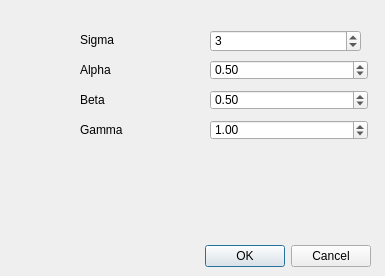
<?xml version="1.0" encoding="UTF-8"?>
<ui version="4.0">
 <class>LinearCombinationOptions</class>
 <widget class="QDialog" name="LinearCombinationOptions">
  <property name="geometry">
   <rect>
    <x>0</x>
    <y>0</y>
    <width>385</width>
    <height>276</height>
   </rect>
  </property>
  <property name="windowTitle">
   <string>Linear combination of eigenvalues dataset</string>
  </property>
  <widget class="QDialogButtonBox" name="buttonBox">
   <property name="geometry">
    <rect>
     <x>30</x>
     <y>240</y>
     <width>341</width>
     <height>32</height>
    </rect>
   </property>
   <property name="orientation">
    <enum>Qt::Horizontal</enum>
   </property>
   <property name="standardButtons">
    <set>QDialogButtonBox::Cancel|QDialogButtonBox::Ok</set>
   </property>
  </widget>
  <widget class="QDoubleSpinBox" name="alphaEditor">
   <property name="geometry">
    <rect>
     <x>210</x>
     <y>60</y>
     <width>158</width>
     <height>20</height>
    </rect>
   </property>
   <property name="value">
    <double>0.500000000000000</double>
   </property>
  </widget>
  <widget class="QLabel" name="alphaLabel">
   <property name="geometry">
    <rect>
     <x>80</x>
     <y>60</y>
     <width>70</width>
     <height>20</height>
    </rect>
   </property>
   <property name="text">
    <string>Alpha</string>
   </property>
  </widget>
  <widget class="QDoubleSpinBox" name="gammaEditor">
   <property name="geometry">
    <rect>
     <x>210</x>
     <y>120</y>
     <width>158</width>
     <height>20</height>
    </rect>
   </property>
   <property name="value">
    <double>1.000000000000000</double>
   </property>
  </widget>
  <widget class="QLabel" name="gammaLabel">
   <property name="geometry">
    <rect>
     <x>80</x>
     <y>120</y>
     <width>70</width>
     <height>20</height>
    </rect>
   </property>
   <property name="text">
    <string>Gamma</string>
   </property>
  </widget>
  <widget class="QDoubleSpinBox" name="betaEditor">
   <property name="geometry">
    <rect>
     <x>210</x>
     <y>90</y>
     <width>158</width>
     <height>20</height>
    </rect>
   </property>
   <property name="value">
    <double>0.500000000000000</double>
   </property>
  </widget>
  <widget class="QLabel" name="betaLabel">
   <property name="geometry">
    <rect>
     <x>80</x>
     <y>90</y>
     <width>70</width>
     <height>20</height>
    </rect>
   </property>
   <property name="text">
    <string>Beta</string>
   </property>
  </widget>
  <widget class="QLabel" name="sigmaLabel">
   <property name="geometry">
    <rect>
     <x>80</x>
     <y>30</y>
     <width>70</width>
     <height>20</height>
    </rect>
   </property>
   <property name="text">
    <string>Sigma</string>
   </property>
  </widget>
  <widget class="QSpinBox" name="sigmaEditor">
   <property name="geometry">
    <rect>
     <x>210</x>
     <y>30</y>
     <width>151</width>
     <height>22</height>
    </rect>
   </property>
   <property name="value">
    <number>3</number>
   </property>
  </widget>
 </widget>
 <resources/>
 <connections>
  <connection>
   <sender>buttonBox</sender>
   <signal>accepted()</signal>
   <receiver>LinearCombinationOptions</receiver>
   <slot>accept()</slot>
   <hints>
    <hint type="sourcelabel">
     <x>248</x>
     <y>254</y>
    </hint>
    <hint type="destinationlabel">
     <x>157</x>
     <y>274</y>
    </hint>
   </hints>
  </connection>
  <connection>
   <sender>buttonBox</sender>
   <signal>rejected()</signal>
   <receiver>LinearCombinationOptions</receiver>
   <slot>reject()</slot>
   <hints>
    <hint type="sourcelabel">
     <x>316</x>
     <y>260</y>
    </hint>
    <hint type="destinationlabel">
     <x>286</x>
     <y>274</y>
    </hint>
   </hints>
  </connection>
 </connections>
</ui>
